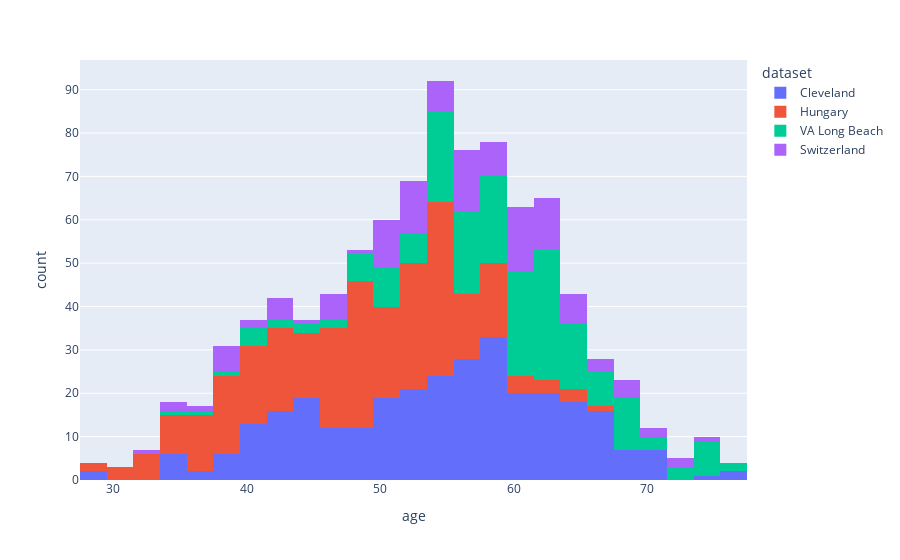

Notebook code cell kept with this figure:
### Code cell
# make a plot of age column using plotly and coloring this by dataset column
fig = px.histogram(data_frame=df, x='age', color='dataset')
fig.show()

# print the mean median and mode of age column grouped by dataset column
print(f"Mean of Data Set: {df.groupby('dataset')['age'].mean()}")
print("-------------------------------------")
print(f"Median of Data Set: {df.groupby('dataset')['age'].median()}")
print("-------------------------------------")
print(f"Mode of Data Set: {df.groupby('dataset')['age'].agg(pd.Series.mode)}")
print("-------------------------------------")

### Figure 1 — Plotly figure (JSON) as saved in the notebook; plotly's stock layout.template omitted (floating-point values rounded to 4 significant figures; data arrays with more than 128 entries replaced by an {"elided": "..."} marker saying what was removed)
{"data": [{"alignmentgroup": "True", "bingroup": "x", "hovertemplate": "dataset=Cleveland<br>age=%{x}<br>count=%{y}<extra></extra>", "legendgroup": "Cleveland", "marker": {"color": "#636efa", "pattern": {"shape": ""}}, "name": "Cleveland", "offsetgroup": "Cleveland", "orientation": "v", "showlegend": true, "type": "histogram", "x": {"elided": "304 int values"}, "xaxis": "x", "yaxis": "y"}, {"alignmentgroup": "True", "bingroup": "x", "hovertemplate": "dataset=Hungary<br>age=%{x}<br>count=%{y}<extra></extra>", "legendgroup": "Hungary", "marker": {"color": "#EF553B", "pattern": {"shape": ""}}, "name": "Hungary", "offsetgroup": "Hungary", "orientation": "v", "showlegend": true, "type": "histogram", "x": {"elided": "293 int values"}, "xaxis": "x", "yaxis": "y"}, {"alignmentgroup": "True", "bingroup": "x", "hovertemplate": "dataset=VA Long Beach<br>age=%{x}<br>count=%{y}<extra></extra>", "legendgroup": "VA Long Beach", "marker": {"color": "#00cc96", "pattern": {"shape": ""}}, "name": "VA Long Beach", "offsetgroup": "VA Long Beach", "orientation": "v", "showlegend": true, "type": "histogram", "x": {"elided": "200 int values"}, "xaxis": "x", "yaxis": "y"}, {"alignmentgroup": "True", "bingroup": "x", "hovertemplate": "dataset=Switzerland<br>age=%{x}<br>count=%{y}<extra></extra>", "legendgroup": "Switzerland", "marker": {"color": "#ab63fa", "pattern": {"shape": ""}}, "name": "Switzerland", "offsetgroup": "Switzerland", "orientation": "v", "showlegend": true, "type": "histogram", "x": [32, 34, 35, 36, 38, 38, 38, 38, 38, 38, 40, 41, 42, 42, 43, 43, 43, 45, 46, 46, 47, 47, 47, 47, 48, 50, 50, 50, 50, 51, 51, 51, 51, 51, 51, 51, 52, 52, 52, 52, 53, 53, 53, 53, 53, 53, 53, 53, 54, 54, 54, 55, 55, 55, 55, 56, 56, 56, 56, 56, 56, 56, 56, 57, 57, 57, 57, 57, 57, 58, 58, 58, 59, 59, 59, 59, 59, 60, 60, 60, 60, 60, 60, 61, 61, 61, 61, 61, 61, 61, 61, 61, 62, 62, 62, 62, 62, 62, 62, 63, 63, 63, 63, 63, 64, 64, 64, 65, 65, 65, 65, 66, 66, 67, 68, 68, 69, 69, 70, 70, 72, 73, 74], "xaxis": "x", "yaxis": "y"}], "layout": {"barmode": "relative", "legend": {"title": {"text": "dataset"}, "tracegroupgap": 0}, "margin": {"t": 60}, "xaxis": {"anchor": "y", "domain": [0, 1], "title": {"text": "age"}}, "yaxis": {"anchor": "x", "domain": [0, 1], "title": {"text": "count"}}}}
